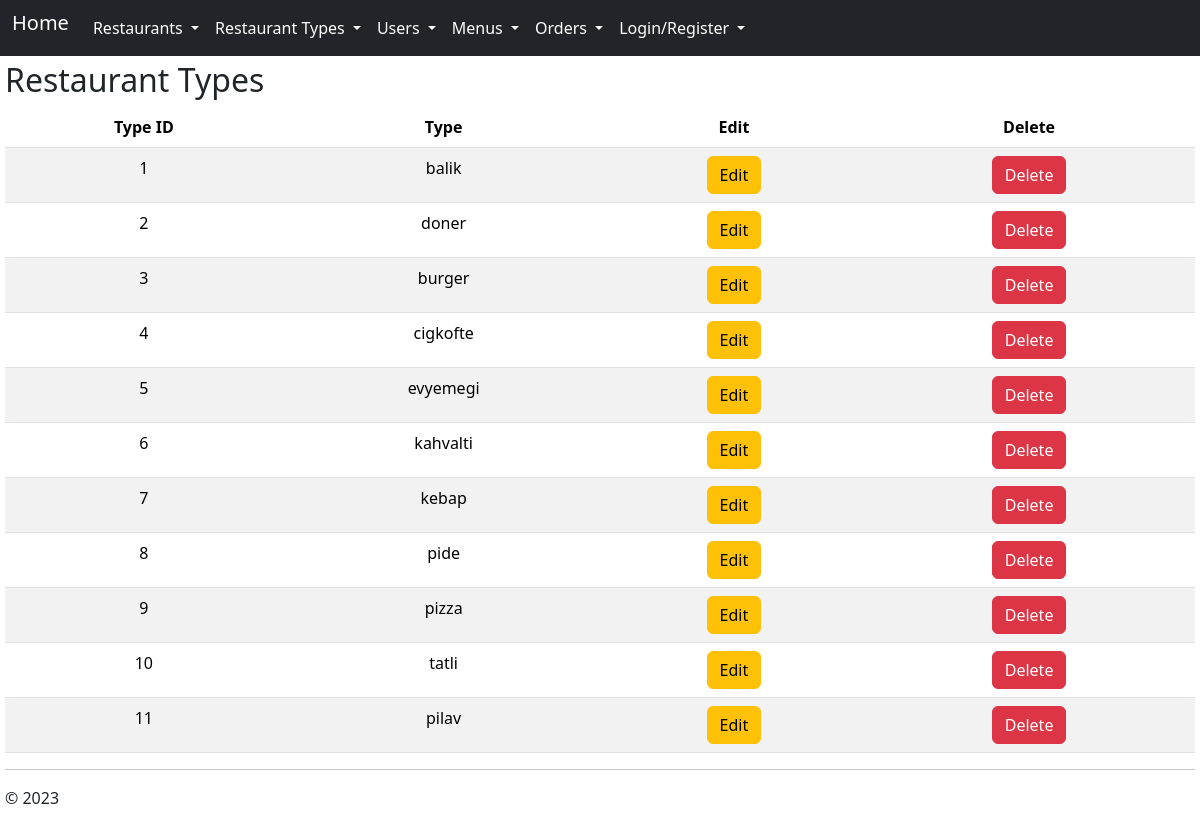
Page /listtypes on the committed database.
### tables this page shows
CREATE TABLE restaurant_type (id INTEGER PRIMARY KEY, type TEXT, created_at TIMESTAMP);

### app.py (the view)
@app.route("/listtypes")
def list_types():
    restaurant_types = get_all_restaurant_types()
    return render_template("list_types.html", restaurant_types=restaurant_types)

### app.py (called while the page is built)
def get_all_restaurant_types():
    try:
        with sqlite3.connect('database.db') as con:
            con.row_factory = sqlite3.Row
            cur = con.cursor()
            cur.execute("SELECT id, type FROM restaurant_type")
            restaurant_types = [dict(row) for row in cur.fetchall()]
            return restaurant_types
    except Exception as e:
        print(f"Error in get_all_restaurant_types: {str(e)}")
        return []

### templates/list_types.html (shortened to what this page needs)
{% extends "layout.html" %}
{% block content %}
<div class="d-flex justify-content-between">
    <h2>Restaurant Types</h2>
</div>
<table class="table table-striped">
    <thead class="text-center">
        <tr class="text-black">
            <th scope="col">Type ID</th>
            <th scope="col">Type</th>
            <th scope="col">Edit</th>
            <th scope="col">Delete</th>
        </tr>
    </thead>
    <tbody class="text-center">
        {% for type in restaurant_types %}
        <tr>
            <td>{{ type['id'] }}</td>
            <td>{{ type['type'] }}</td>
            <td>
                <form action="{{ url_for('edit_type') }}" method="POST">
                    <button class="btn btn-warning" type="submit"> Edit </button>
                </form>
            </td>
            <td>
                <form onsubmit="return confirm('Are you sure you want to DELETE this Restaurant Type?');" action="{{ url_for('deletetype') }}" method="POST">
                    <button class="btn btn-danger" type="submit"> Delete </button>
                </form>
            </td>
        </tr>
        {% endfor %}
    </tbody>
</table>
{% endblock %}

### rows in the picture
restaurant_type: id "1", type "balik"
restaurant_type: id "2", type "doner"
restaurant_type: id "3", type "burger"
restaurant_type: id "4", type "cigkofte"
restaurant_type: id "5", type "evyemegi"
restaurant_type: id "6", type "kahvalti"
restaurant_type: id "7", type "kebap"
restaurant_type: id "8", type "pide"
restaurant_type: id "9", type "pizza"
restaurant_type: id "10", type "tatli"
restaurant_type: id "11", type "pilav"
